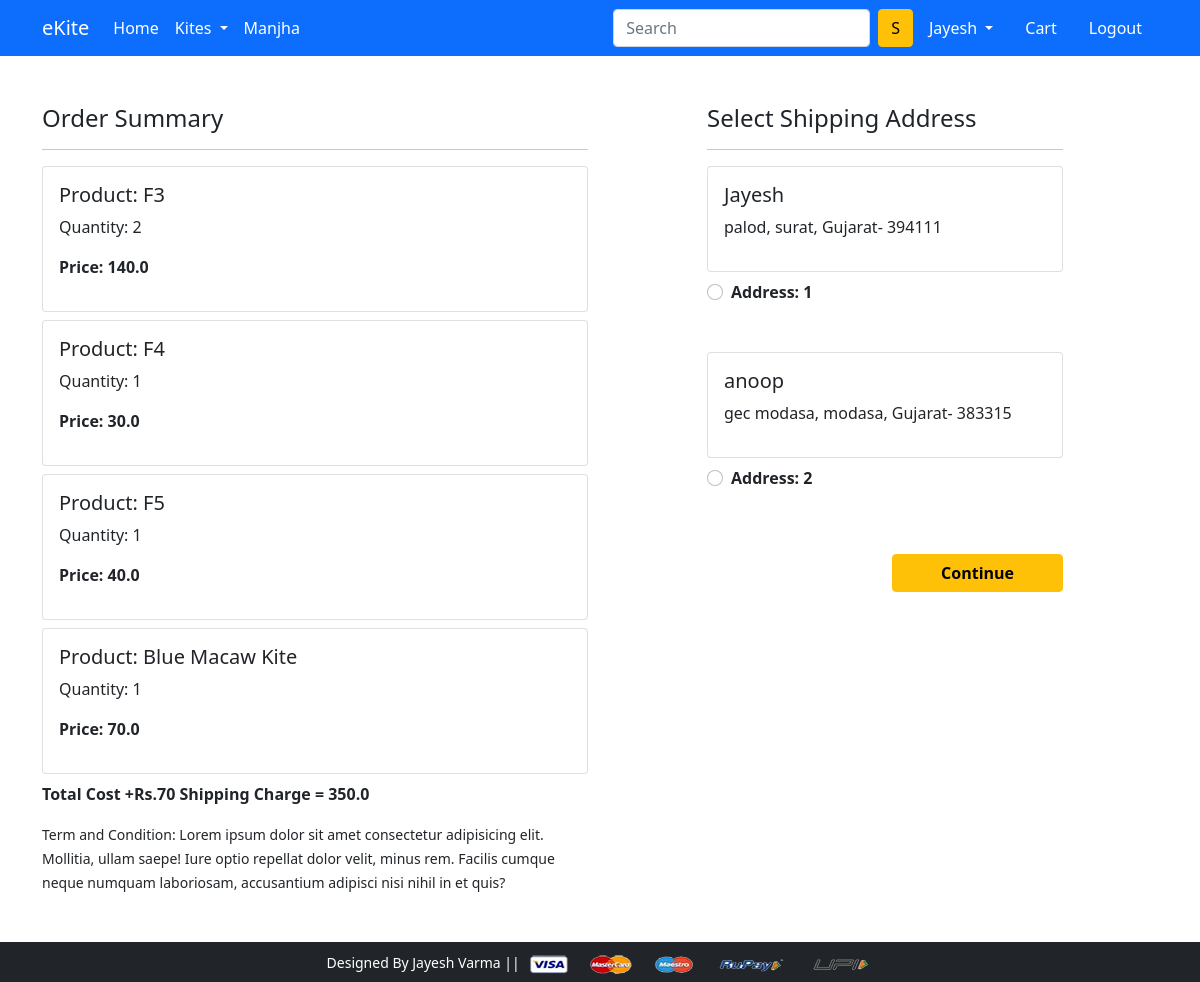
The app's page /checkout/ (signed in) with its own data.
### app/models.py (models this page shows, shortened)
class Cart(models.Model):
 user = models.ForeignKey(User, on_delete=models.CASCADE)
 product = models.ForeignKey(Product, on_delete=models.CASCADE)
 quantity = models.PositiveIntegerField(default=1)
 @property
 def total_cost(self):
   return self.quantity * self.product.discounted_price

class Product(models.Model):
 title = models.CharField(max_length=100)
 selling_price = models.FloatField()
 discounted_price = models.FloatField()
 description = models.TextField()
 brand = models.CharField(max_length=100)
 category = models.CharField( choices=CATEGORY_CHOICES, max_length=2)
 product_image = models.ImageField(upload_to='productimg')

class Customer(models.Model):
 user = models.ForeignKey(User, on_delete=models.CASCADE)
 name = models.CharField(max_length=200)
 locality = models.CharField(max_length=200)
 city = models.CharField(max_length=50)
 zipcode = models.IntegerField()
 state = models.CharField(choices=STATE_CHOICES, max_length=50)

### app/views.py (the view)
# urls.py: path('checkout/', views.checkout, name='checkout'),
@login_required
def checkout(request):
  user = request.user
  add = Customer.objects.filter(user=user)
  cart_items = Cart.objects.filter(user=user)
  amount = 0.0
  shipping_amount = 70.0
  totalamount = 0.0
  cart_product = [p for p in Cart.objects.all() if p.user == request.user]
  if cart_product:
    for p in cart_product:
        tempamount = (p.quantity * p.product.discounted_price)
        amount += tempamount
    totalamount = amount + shipping_amount
  return render(request, 'app/checkout.html', {'add': add, 'totalamount':totalamount, 'cart_items':cart_items})

### app/templates/app/checkout.html (shortened to what this page needs)
{% extends 'app/base.html' %}
{% load static %}
{% block main-content %}
<div class="container">
 <div class="row mt-5">
  <div class="col-sm-6">
    <h4>Order Summary</h4>
    <hr>
    {% for item in cart_items %}
      <div class="card mb-2">
        <div class="card-body">
          <h5>Product: {{item.product.title}}</h5>
          <p>Quantity: {{item.quantity}}</p>
          <p class="fw-bold">Price: {{item.total_cost}}</p>
        </div>
      </div>
    {% endfor %}
    <p class="fw-bold">Total Cost +Rs.70 Shipping Charge = {{totalamount}}</p>
    <small>Term and Condition: Lorem ipsum dolor sit amet consectetur adipisicing elit. Mollitia, ullam saepe! Iure optio repellat dolor velit, minus rem. Facilis cumque neque numquam laboriosam, accusantium adipisci nisi nihil in et quis?</small>
  </div>
  <div class="col-sm-4 offset-sm-1">
    <h4>Select Shipping Address</h4>
    <hr>
    <form action="/paymentdone">
    {% for ad in add %}
      <div class="card">
        <div class="card-body">
        <h5>{{ad.name}}</h5>
        <p>{{ad.locality}}, {{ad.city}}, {{ad.state}}- {{ad.zipcode}}</p>
        </div>
      </div>
        <div class="form-check mt-2 mb-5">
          <input class="form-check-input" type="radio" name="custid" id="custadd{{forloop.counter}}" value="{{ad.id}}">
          <label class="form-check-label fw-bold" for="custadd{{forloop.counter}}">
            Address: {{ forloop.counter }} </label>
        </div>
      {% endfor %}
        <div class="text-end">
          <button type="submit" class="btn btn-warning mt-3 px-5 fw-bold">Continue</button>
        </div>
      </form>
    </div>
  </div>
</div>
{% endblock main-content %}

### app/templates/app/base.html (shortened to what this page needs)
<!doctype html>
{% load static %}
<html lang="en">
  <head>
    <link href="https://cdn.jsdelivr.net/npm/bootstrap@5.0.0-beta1/dist/css/bootstrap.min.css" rel="stylesheet">
    <link rel="stylesheet" href="{% static 'app/css/owl.carousel.min.css' %}">
    <link rel="stylesheet" href="{% static 'app/css/all.min.css' %}">
    <link rel="stylesheet" href="{% static 'app/css/style.css' %}">
  </head>
  <body>
    <nav class="navbar navbar-expand-lg navbar-dark bg-primary">
     <div class="container">
       <a class="navbar-brand" href="/">eKite</a>
       <div class="collapse navbar-collapse" id="navbarSupportedContent">
         <ul class="navbar-nav me-auto mb-2 mb-lg-0">
           <li class="nav-item">
             <a class="nav-link active" aria-current="page" href="/">Home</a>
           </li>
           <li class="nav-item dropdown">
             <a class="nav-link dropdown-toggle text-white" href="#" id="kitesDropdown" role="button" data-bs-toggle="dropdown" aria-expanded="false">
               Kites
             </a>
           </li>
          <li class="nav-item">
             <a class="nav-link active" aria-current="page" href="{% url 'manjha' %}">Manjha</a>
          </li>
         </ul>
         <form class="d-flex">
           <input class="form-control me-2" type="search" placeholder="Search" aria-label="Search">
           <button class="btn btn-warning" type="submit">S</button>
         </form>
         <div>
          <ul class="navbar-nav me-auto mb-2 mb-lg-0">
          {% if request.user.is_authenticated %}
           <li class="nav-item dropdown mx-2">
              <a class="nav-link dropdown-toggle text-white" href="#" id="profileDropdown" role="button" data-bs-toggle="dropdown" aria-expanded="false">
                {{request.user.username|capfirst}}
              </a>
            </li>
            <li class="nav-item mx-2">
             <a href="{% url 'showcart' %}" class="nav-link text-white"> Cart </a>
            </li>
            <li class="nav-item mx-2">
              <a href="{% url 'logout' %}" class="nav-link text-white">Logout</a>
            </li>
            {% endif %}
          </ul>
         </div>
       </div>
     </div>
    </nav>
    {% block main-content %} {% endblock main-content %}
    <footer class="container-fluid bg-dark text-center p-2 mt-5">
        <small class="text-white">Designed By Jayesh Varma || </small>
        <img src="{% static 'app/images/payment.png' %}" alt="" srcset="" class="img-fluid" height="2px">
    </footer>
  </body>
</html>

### records on screen
Cart: product "F3", quantity "2", total_cost "140.0"
Cart: product "F4", quantity "1", total_cost "30.0"
Cart: product "F5", quantity "1", total_cost "40.0"
Cart: product "Blue Macaw Kite", quantity "1", total_cost "70.0"
Customer: name "Jayesh", locality "palod", city "surat", state "Gujarat", zipcode "394111"
Customer: name "anoop", locality "gec modasa", city "modasa", state "Gujarat", zipcode "383315"

### other values on screen
{{ request.user.username|capfirst }} "Jayesh"
{{ totalamount }} "350.0"
